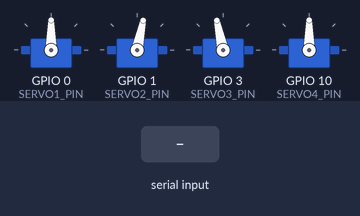
A sketch run on a simulated ESP32. On the bench: 4 × servo. The inputs (shaded band) are chosen by the test bench. What the sketch prints to the serial monitor is not drawn.

Above: at 1.03 s.
1.7 s: "BACK\n" received over Serial
4.7 s: "LEFT\n" received over Serial
7.7 s: "RIGHT\n" received over Serial
At 7.87 s:
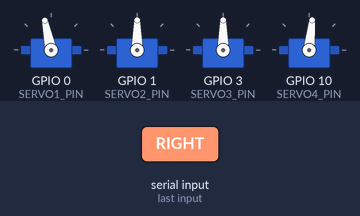
10.7 s: "STOP\n" received over Serial
At 11.7 s:
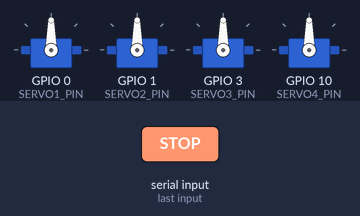
12.2 s: "WALK\n" received over Serial
At 12.83 s:
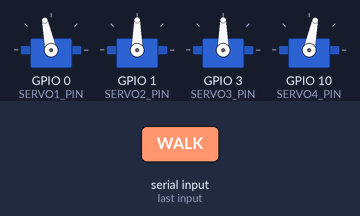
Timing chart, 0 to 16.2 s (numbered marks = the images above; inputs shaded):
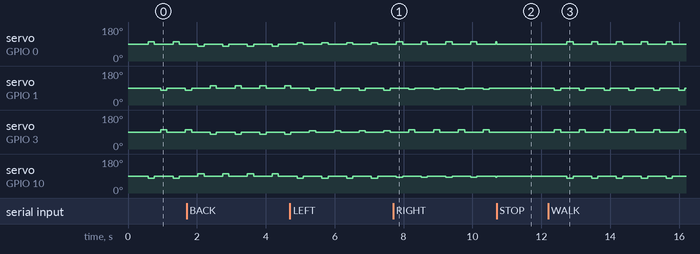

The sketch:

06_gait.ino
```cpp
// Albert Mini. Current workshop robot.
// Organizer: Robotics & Automation Club, TSEC. Aurigen hosts this lab page. Aurigen is not the organizer.
// Reference implementation. Not labeled as final-tested hardware validation.
// Module 06. Conservative quadruped gait. Tunable parameters. Not a claimed arena gait.

#include <ESP32Servo.h>

// Current workshop robot. GPIO is SIGNAL only. Do not power a servo from a GPIO pin.
// Servo 1 GPIO 0 | Servo 2 GPIO 1 | Servo 3 GPIO 3 | Servo 4 GPIO 10
// Buzzer GPIO 4 (not a servo) | OLED SH1106 SDA GPIO 8 SCL GPIO 9 addr 0x3C

#define SERVO1_PIN 0
#define SERVO2_PIN 1
#define SERVO3_PIN 3
#define SERVO4_PIN 10
#define BUZZER_PIN 4
#define OLED_SDA 8
#define OLED_SCL 9
#define OLED_ADDR 0x3C
#define OLED_WIDTH 128
#define OLED_HEIGHT 64

#define BLE_NAME "AlbertMini"
#define BLE_SERVICE_UUID "6E400001-B5A3-F393-E0A9-E50E24DCCA9E"
#define BLE_RX_UUID "6E400002-B5A3-F393-E0A9-E50E24DCCA9E"
#define BLE_TX_UUID "6E400003-B5A3-F393-E0A9-E50E24DCCA9E"

#define CENTER_ANGLE 90
#define STEP_ANGLE 12
#define STEP_TIME 180
#define SERVO_MIN 50
#define SERVO_MAX 130
#define SERVO_PULSE_MIN 500
#define SERVO_PULSE_MAX 2400
#define SERIAL_BAUD 115200

Servo servos[4];
const int SERVO_PINS[4] = {SERVO1_PIN, SERVO2_PIN, SERVO3_PIN, SERVO4_PIN};
int servoOffsets[4] = {0, 0, 0, 0};

int current[4] = {CENTER_ANGLE, CENTER_ANGLE, CENTER_ANGLE, CENTER_ANGLE};
int phase = 0;
unsigned long lastStep = 0;
int dir = 1; // 1 walk forward, -1 back
int turn = 0; // -1 left, 0 straight, 1 right
bool walking = true;

void attachAll() {
  for (int i = 0; i < 4; i++) {
    servos[i].setPeriodHertz(50);
    servos[i].attach(SERVO_PINS[i], SERVO_PULSE_MIN, SERVO_PULSE_MAX);
  }
}

void apply(const int *target) {
  for (int i = 0; i < 4; i++) {
    current[i] = constrain(target[i] + servoOffsets[i], SERVO_MIN, SERVO_MAX);
    servos[i].write(current[i]);
  }
}

void stand() {
  int t[4] = {CENTER_ANGLE, CENTER_ANGLE, CENTER_ANGLE, CENTER_ANGLE};
  apply(t);
}

void gaitPhase(int p) {
  int a = STEP_ANGLE * dir;
  int biasL = turn < 0 ? STEP_ANGLE / 2 : 0;
  int biasR = turn > 0 ? STEP_ANGLE / 2 : 0;
  int t[4];
  t[0] = CENTER_ANGLE;
  t[1] = CENTER_ANGLE;
  t[2] = CENTER_ANGLE;
  t[3] = CENTER_ANGLE;

  // Two-beat diagonal. Stance holds center. Swing adds STEP_ANGLE.
  if (p == 0) {
    t[0] = CENTER_ANGLE + a - biasL;
    t[3] = CENTER_ANGLE - a + biasR;
  } else if (p == 1) {
    stand();
    return;
  } else if (p == 2) {
    t[1] = CENTER_ANGLE - a + biasR;
    t[2] = CENTER_ANGLE + a - biasL;
  } else {
    stand();
    return;
  }
  apply(t);
}

void setup() {
  Serial.begin(SERIAL_BAUD);
  delay(400);
  Serial.println("Module 06 gait");
  Serial.println("STEP_TIME STEP_ANGLE CENTER_ANGLE SERVO_MIN SERVO_MAX");
  Serial.println("Slow first. Raise STEP_ANGLE only after the robot stays up.");
  Serial.println("Serial: WALK STOP BACK LEFT RIGHT");
  attachAll();
  stand();
  lastStep = millis();
}

void loop() {
  if (Serial.available()) {
    String cmd = Serial.readStringUntil('\n');
    cmd.trim();
    cmd.toUpperCase();
    if (cmd == "STOP") {
      walking = false;
      stand();
    } else if (cmd == "WALK") {
      walking = true;
      dir = 1;
      turn = 0;
    } else if (cmd == "BACK") {
      walking = true;
      dir = -1;
      turn = 0;
    } else if (cmd == "LEFT") {
      walking = true;
      dir = 1;
      turn = -1;
    } else if (cmd == "RIGHT") {
      walking = true;
      dir = 1;
      turn = 1;
    }
  }

  if (!walking) return;
  if (millis() - lastStep < (unsigned long)STEP_TIME) return;
  lastStep = millis();
  gaitPhase(phase);
  phase = (phase + 1) % 4;
}
```

Measured:
- after the input at 10.7 s, servo on GPIO 1 (SERVO2_PIN), servo on GPIO 3 (SERVO3_PIN): stops changing and stays 90°
- after the input at 12.2 s, servo on GPIO 0 (SERVO1_PIN): alternates 102° for 0.18 s and 90° for 0.54 s, starting after 0.54 s; servo on GPIO 1 (SERVO2_PIN): alternates 90° for 0.54 s and 78° for 0.18 s, starting after 0.18 s
- by itself, servo on GPIO 0 (SERVO1_PIN), servo on GPIO 3 (SERVO3_PIN): alternates 102° for 0.18 s and 90° for 0.54 s
- by itself, servo on GPIO 1 (SERVO2_PIN), servo on GPIO 10 (SERVO4_PIN): alternates 90° for 0.54 s and 84° for 0.18 s
